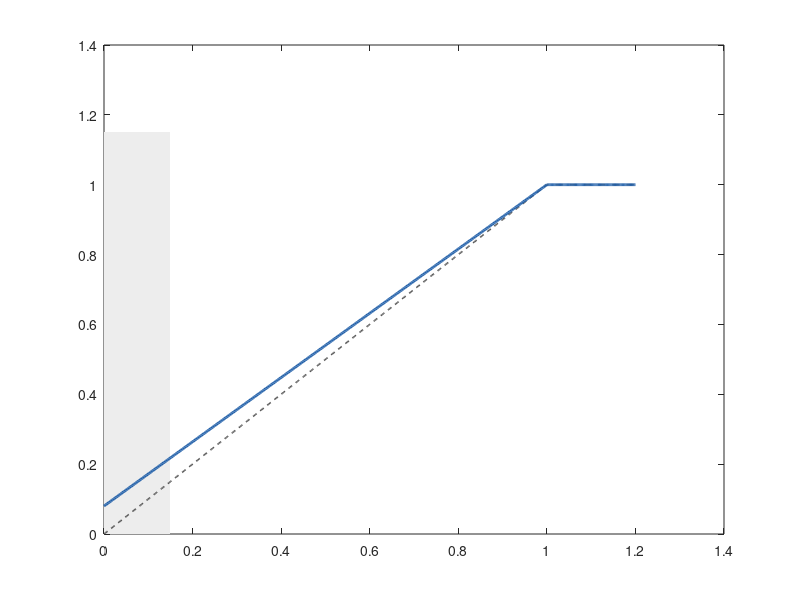

MATLAB code for this plot: (Note: this script raises an error after producing the figure.)
% Figura 9. Ley V/f normalizada con y sin incremento de voltaje a baja frecuencia.
clear; close all;
x = linspace(0, 1.2, 600);              % f / f_nom
ideal = min(x, 1);                        % V/f constante
boost = 0.08;                             % incremento ilustrativo (por definir)
vb = min(boost + (1 - boost) * x, 1);
f = figure('Units', 'centimeters', 'Position', [2 2 16 8.5], 'Color', 'w');
area([0 0.15], [1.15 1.15], 'FaceColor', [0.93 0.93 0.93], 'EdgeColor', 'none'); hold on;
p1 = plot(x, ideal, '--', 'Color', [0.35 0.35 0.35], 'LineWidth', 1.2);
p2 = plot(x, vb, '-', 'Color', [0.12 0.37 0.66], 'LineWidth', 2);
xline(1, '-', 'Color', [0.4 0.4 0.4]);
text(0.075, 0.8, {'Zona de', 'incremento'}, 'HorizontalAlignment', 'center', 'FontName', 'Times New Roman', 'FontSize', 10);
text(1.02, 0.4, {'Frecuencia', 'nominal'}, 'FontName', 'Times New Roman', 'FontSize', 10);
grid on; box on; xlim([0 1.2]); ylim([0 1.15]);
xlabel('f / f_{nom}'); ylabel('V / V_{nom}');
legend([p1 p2], {'V/f constante', 'Con incremento a baja frecuencia'}, 'Location', 'southeast');
set(gca, 'FontName', 'Times New Roman', 'FontSize', 11);
coma(gca);
exportgraphics(f, fullfile(carpeta_figuras, 'Figura_09_ley_vf.png'), 'Resolution', 300);
